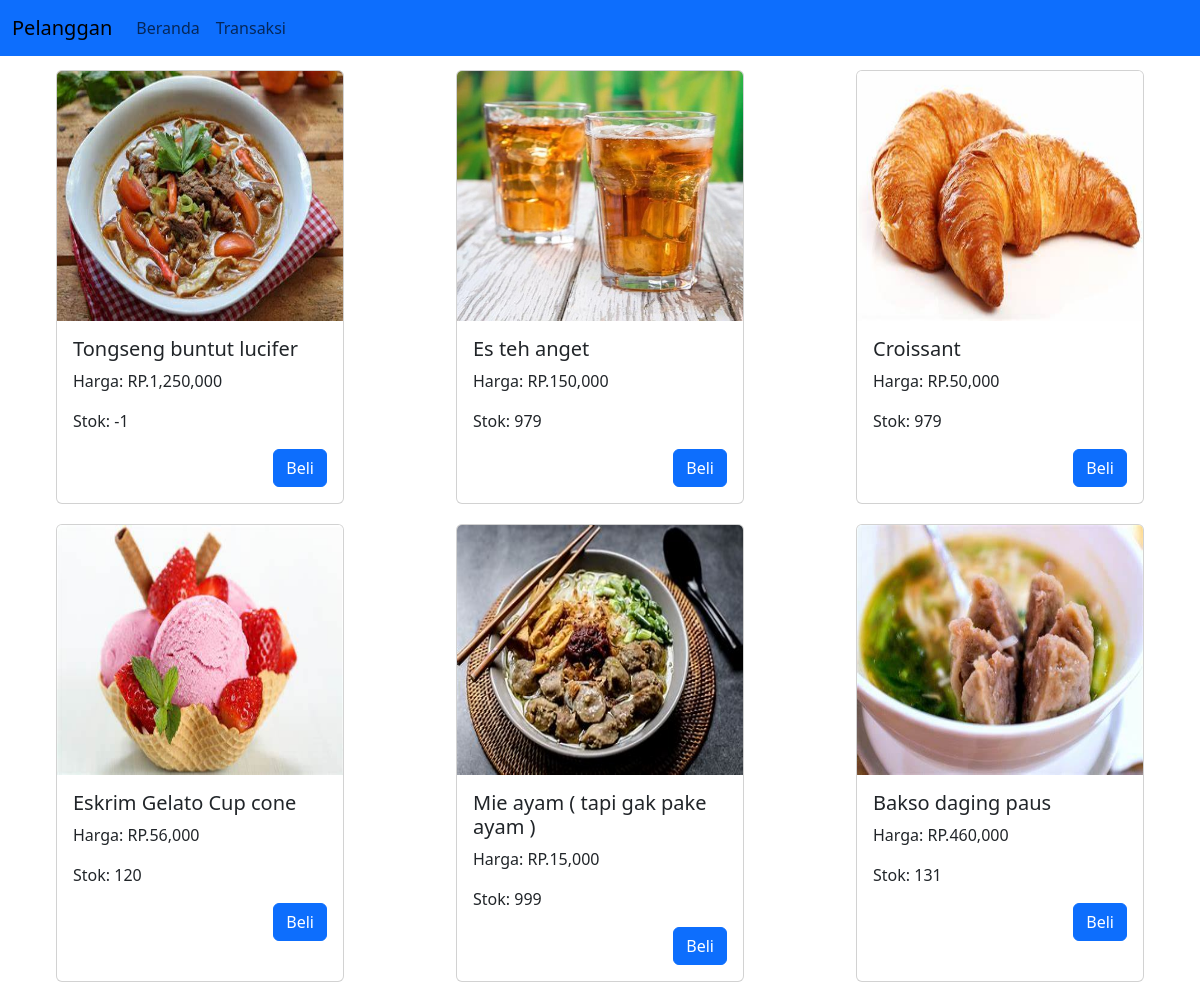
The page /pilih-menu.php on the database its author committed.
### tables this page shows
CREATE TABLE `produk` (
  `ProdukID` int(11) NOT NULL,
  `NamaProduk` varchar(255) NOT NULL,
  `Harga` decimal(10,2) NOT NULL,
  `Stok` int(11) NOT NULL,
  `Terjual` int(11) NOT NULL,
  `Foto` varchar(255) DEFAULT NULL
);

### pilih-menu.php (the view, shortened to what this page needs)
<?php
include("koneksi/connect.php");
include("header.php");
?>
<body>
    <nav class="navbar navbar-expand-lg navbar-primary bg-primary fixed-top">
        <div class="container-fluid">
            <a class="navbar-brand" href="#">Pelanggan</a>
            <div class="navbar-collapse">
                <ul class="navbar-nav">
                    <li class="nav-item">
                        <a class="nav-link" href="pilih-menu.php">Beranda</a>
                    </li>
                    <li class="nav-item">
                        <a class="nav-link" href="transaksi.php">Transaksi</a>
                    </li>
                </ul>
            </div>
        </div>
    </nav>
    <div class="main-content">
        <div class="card-container">
            <?php
            $sql = $conn->query("SELECT * FROM produk");
            while ($data= $sql->fetch_assoc()) {
                ?>
                <div class='card' style='width: 18rem; margin: 10px;'>
                    <?php echo "<img class='card-img-top' src='foto/" . $data['Foto'] . "' width='230' height='250'>" ?>
                    <div class='card-body'>
                        <h5 class='card-title'><?php echo $data['NamaProduk']?></h5>
                        <p class='card-text'>Harga: RP.<?php echo number_format($data['Harga']) ?></p>
                        <p class='card-text'>Stok: <?php echo $data['Stok']?></p>
                        <a href='transaksi.php' class='btn btn-md btn-primary float-end'>Beli</a>
                    </div>
                </div>
                <?php
            }
            ?>
        </div>
    </div>
</body>

### header.php (shortened to what this page needs)
<!DOCTYPE html>
<html>
<head>
<link href="Bootstrap/css/bootstrap.min.css" rel="stylesheet">
</head>

### pilih-menu.php (style rules this page uses)
.main-content { margin-top: 60px; }
.card-container { display: flex; flex-wrap: wrap; justify-content: space-around; }
.card { margin-bottom: 20px; }

### rows shown on the page
produk: Foto (picture), NamaProduk "Tongseng buntut lucifer", Harga "1,250,000", Stok "-1"
produk: Foto (picture), NamaProduk "Es teh anget", Harga "150,000", Stok "979"
produk: Foto (picture), NamaProduk "Croissant", Harga "50,000", Stok "979"
produk: Foto (picture), NamaProduk "Eskrim Gelato Cup cone", Harga "56,000", Stok "120"
produk: Foto (picture), NamaProduk "Mie ayam ( tapi gak pake ayam )", Harga "15,000", Stok "999"
produk: Foto (picture), NamaProduk "Bakso daging paus", Harga "460,000", Stok "131"
